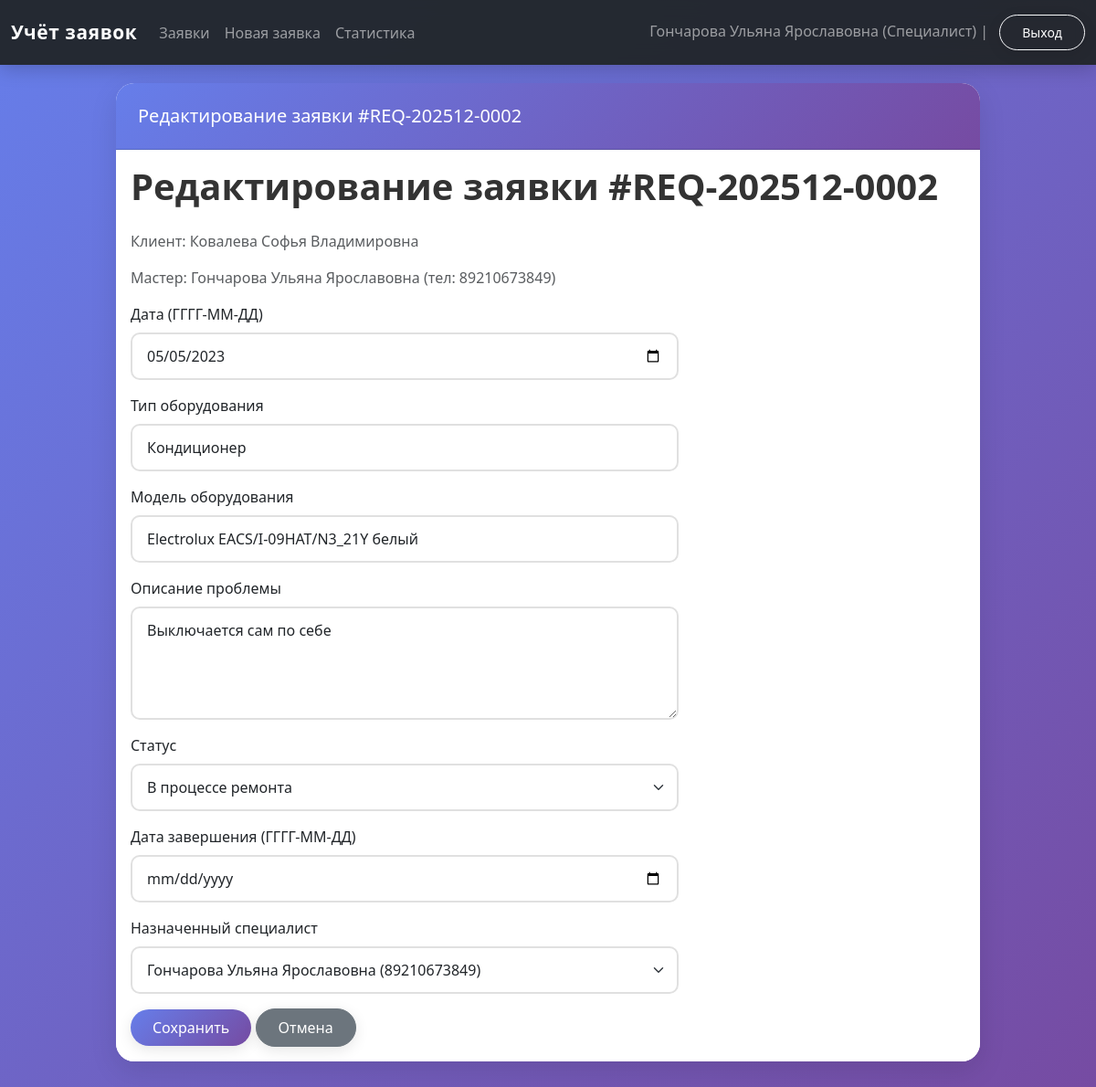
/requests/2/edit (signed in), run on the app's committed database.
### tables this page shows
CREATE TABLE users (
            user_id INTEGER PRIMARY KEY AUTOINCREMENT,
            fio TEXT NOT NULL,
            phone TEXT NOT NULL,
            login TEXT UNIQUE NOT NULL,
            password TEXT NOT NULL,
            user_type TEXT NOT NULL CHECK (
                user_type IN ('Менеджер', 'Специалист', 'Оператор', 'Заказчик', 'Менеджер по качеству')
            ),
            is_active INTEGER DEFAULT 1,
            registration_date TEXT DEFAULT (DATE('now')),
            email TEXT,
            address TEXT,
            notes TEXT
        );

CREATE TABLE requests (
            request_id INTEGER PRIMARY KEY AUTOINCREMENT,
            request_number TEXT UNIQUE,
            start_date TEXT NOT NULL,
            climate_tech_type TEXT NOT NULL,
            climate_tech_model TEXT NOT NULL,
            problem_description TEXT NOT NULL,
            request_status TEXT NOT NULL DEFAULT 'Новая заявка' CHECK (
                request_status IN ('Новая заявка', 'В процессе ремонта', 'Ожидание комплектующих',
                                    'Готова к выдаче', 'Завершена', 'Отменена')
            ),
            priority TEXT DEFAULT 'Средний' CHECK (priority IN ('Низкий', 'Средний', 'Высокий', 'Критичный')),
            completion_date TEXT,
            repair_parts TEXT,
            estimated_time INTEGER,

            master_id INTEGER REFERENCES users(user_id) ON DELETE SET NULL,
            client_id INTEGER NOT NULL REFERENCES users(user_id) ON DELETE CASCADE,
            quality_manager_id INTEGER REFERENCES users(user_id) ON DELETE SET NULL,

            deadline_extension TEXT,
            extension_reason TEXT,
            customer_agreement INTEGER DEFAULT 0,

            qr_code_generated INTEGER DEFAULT 0,
            qr_code_token TEXT UNIQUE,
            feedback_received INTEGER DEFAULT 0,

            created_at TEXT DEFAULT (DATETIME('now')),
            updated_at TEXT DEFAULT (DATETIME('now'))
        );

### web_app.py (the view)
    def wrapper(*args, **kwargs):
        if "user" not in session:
            return redirect(url_for("login"))
        return view_func(*args, **kwargs)

### web_app.py (called while the page is built)
def get_connection():
    if not os.path.exists(DB_NAME):
        raise FileNotFoundError(
            f"Файл базы данных '{DB_NAME}' не найден. "
            f"Сначала запустите 'test.py' для создания БД."
        )
    conn = sqlite3.connect(DB_NAME)
    conn.row_factory = sqlite3.Row
    return conn

def login_required(view_func):
    def wrapper(*args, **kwargs):
        if "user" not in session:
            return redirect(url_for("login"))
        return view_func(*args, **kwargs)
    wrapper.__name__ = view_func.__name__
    return wrapper

### templates/edit_request.html (shortened to what this page needs)
{% extends "base.html" %}
{% block header %}Редактирование заявки #{{ request_data.request_number }}{% endblock %}
{% block content %}
<h1>Редактирование заявки #{{ request_data.request_number }}</h1>
<p class="text-muted">Клиент: {{ request_data.client_fio }}</p>
{% if request_data.master_fio %}
<p class="text-muted">Мастер: {{ request_data.master_fio }}{% if request_data.master_phone %} (тел: {{ request_data.master_phone }}){% endif %}</p>
{% endif %}
<form method="post" class="mt-3" style="max-width: 600px;">
  <div class="mb-3">
    <label class="form-label">Дата (ГГГГ-ММ-ДД)</label>
    <input type="date" name="start_date" class="form-control" value="{{ request_data.start_date }}" required>
  </div>
  {% if can_all or can_status %}
  <div class="mb-3">
    <label class="form-label">Тип оборудования</label>
    <input type="text" name="climate_tech_type" class="form-control" value="{{ request_data.climate_tech_type }}" required>
  </div>
  <div class="mb-3">
    <label class="form-label">Модель оборудования</label>
    <input type="text" name="climate_tech_model" class="form-control" value="{{ request_data.climate_tech_model }}" required>
  </div>
  {% endif %}
  <div class="mb-3">
    <label class="form-label">Описание проблемы</label>
    <textarea name="problem_description" class="form-control" rows="4" required>{{ request_data.problem_description }}</textarea>
  </div>
  {% if can_status or can_all %}
  <div class="mb-3">
    <label class="form-label">Статус</label>
    <select name="request_status" class="form-select" required>
      {% for status in statuses %}
      <option value="{{ status }}" {% if status == request_data.request_status %}selected{% endif %}>{{ status }}</option>
      {% endfor %}
    </select>
  </div>
  <div class="mb-3">
    <label class="form-label">Дата завершения (ГГГГ-ММ-ДД)</label>
    <input type="date" name="completion_date" class="form-control" value="{{ request_data.completion_date or '' }}">
  </div>
  <div class="mb-3">
    <label class="form-label">Назначенный специалист</label>
    <select name="master_id" class="form-select">
      {% for s in specialists %}
      <option value="{{ s.user_id }}" {% if s.user_id == request_data.master_id %}selected{% endif %}>{{ s.fio }}{% if s.phone %} ({{ s.phone }}){% endif %}</option>
      {% endfor %}
    </select>
  </div>
  {% endif %}
  <button type="submit" class="btn btn-primary">Сохранить</button>
  <a href="{{ url_for('requests_list') }}" class="btn btn-secondary">Отмена</a>
</form>
{% endblock %}

### templates/base.html (shortened to what this page needs)
<!doctype html>
<html lang="ru">
<head>
    <link rel="stylesheet"
          href="https://cdn.jsdelivr.net/npm/bootstrap@5.3.2/dist/css/bootstrap.min.css">
    <link rel="stylesheet" href="{{ url_for('static', filename='styles.css') }}">
</head>
<body>
<nav class="navbar navbar-expand-lg navbar-dark bg-dark">
  <div class="container-fluid">
    <a class="navbar-brand" href="{{ url_for('index') }}">Учёт заявок</a>
    <div class="collapse navbar-collapse" id="navbarNav">
      <ul class="navbar-nav me-auto mb-2 mb-lg-0">
        {% if current_user %}
        <li class="nav-item">
          <a class="nav-link" href="{{ url_for('requests_list') }}">Заявки</a>
        </li>
        <li class="nav-item">
          <a class="nav-link" href="{{ url_for('new_request') }}">Новая заявка</a>
        </li>
        <li class="nav-item">
          <a class="nav-link" href="{{ url_for('stats') }}">Статистика</a>
        </li>
        {% endif %}
      </ul>
      <span class="navbar-text">
        {% if current_user %}
          {{ current_user['fio'] }} ({{ current_user['user_type'] }}) |
          <a href="{{ url_for('logout') }}" class="btn btn-sm btn-outline-light ms-2">Выход</a>
        {% else %}
          <a href="{{ url_for('login') }}" class="btn btn-sm btn-outline-light">Войти</a>
          <a href="{{ url_for('register') }}" class="btn btn-sm btn-outline-light ms-2">Регистрация</a>
        {% endif %}
      </span>
    </div>
  </div>
</nav>
<div class="container app-shell">
  <div class="row justify-content-center">
    <div class="col-12 col-lg-11 col-xl-10">
      <div class="card app-card">
        <div class="card-header app-card-header">
          <h5 class="mb-0">{% block header %}{{ title }}{% endblock %}</h5>
        </div>
        <div class="card-body bg-white">
          {% block content %}{% endblock %}
        </div>
      </div>
    </div>
  </div>
</div>
</body>
</html>

### static/styles.css (style rules this page uses)
* { transition: all 0.3s ease; }
body { min-height: 100vh; background: linear-gradient(135deg, #667eea 0%, #764ba2 25%, #f093fb 50%, #4facfe 75%, #00f2fe 100%); background-size: 400% 400%; animation: gradientShift 15s ease infinite; background-attachment: fixed; font-family: 'Segoe UI', Tahoma, Geneva, Verdana, sans-serif; }
.app-shell { padding: 20px 0 40px; animation: fadeIn 0.5s ease-in; }
.app-card { border-radius: 20px; box-shadow: 0 20px 60px rgba(0,0,0,0.3); overflow: hidden; background: rgba(255, 255, 255, 0.95); backdrop-filter: blur(10px); animation: slideUp 0.6s ease-out; }
.app-card-header { background: linear-gradient(135deg, #667eea 0%, #764ba2 100%); color: #fff; padding: 1.5rem; }
.navbar { background: rgba(33, 37, 41, 0.95) !important; backdrop-filter: blur(10px); box-shadow: 0 4px 20px rgba(0,0,0,0.2); }
.navbar-brand { font-weight: 700; letter-spacing: 0.03em; font-size: 1.3rem; }
.btn { border-radius: 50px; padding: 0.5rem 1.5rem; font-weight: 500; transition: all 0.3s ease; box-shadow: 0 4px 15px rgba(0,0,0,0.1); }
.btn-primary { background: linear-gradient(135deg, #667eea 0%, #764ba2 100%); border: none; }
.form-control, .form-select { border-radius: 10px; border: 2px solid #e0e0e0; padding: 0.75rem 1rem; transition: all 0.3s ease; }
h1 { color: #333; font-weight: 700; margin-bottom: 1.5rem; }
.card { border: none; border-radius: 20px; box-shadow: 0 10px 30px rgba(0,0,0,0.1); transition: all 0.3s ease; }

### data on the page
users: fio "Гончарова Ульяна Ярославовна", master_fio "Гончарова Ульяна Ярославовна", master_phone "89210673849"
requests: request_number "REQ-202512-0002", start_date "05/05/2023", climate_tech_type "Кондиционер", climate_tech_model "Electrolux EACS/I-09HAT/N3_21Y белый", problem_description "Выключается сам по себе", request_status "В процессе ремонта", master_id "Гончарова Ульяна Ярославовна (89210673849)"
users: client_fio "Ковалева Софья Владимировна"

### other printed values
{{ current_user['user_type'] }} "Специалист"
